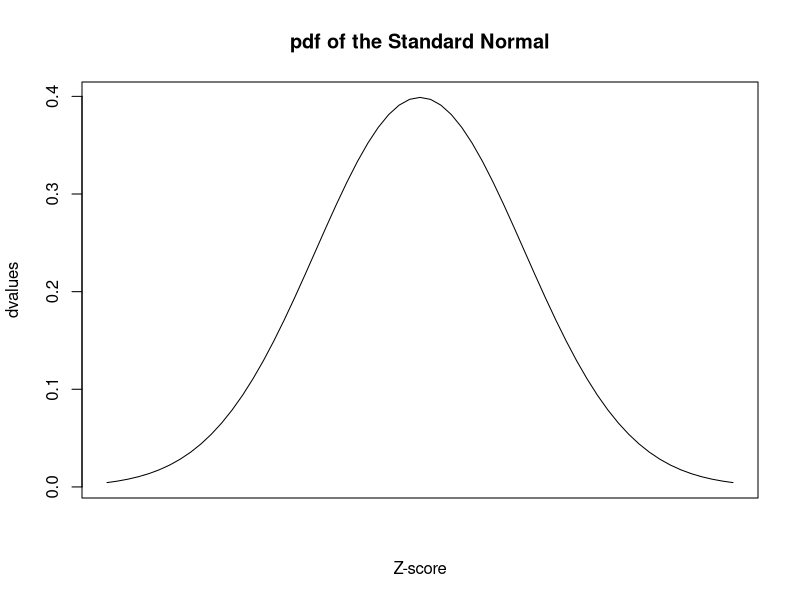

R code for this plot:
# dnorm, pnorm and qnorm

# Source: http://seankross.com/notes/dpqr/

z_scores <- seq(-3,3,by = 0.1)

dvalues <- dnorm(z_scores) # dnorm gives you the probability of a single Z score occurring

dvalues

plot(dvalues, # Plot where y = values and x = index of the value in the vector
     xaxt = "n", # Don't label the x-axis
     type = "l", # Make it a line plot
     main = "pdf of the Standard Normal",
     xlab= "Z-score") 


# pnorm gives you the integral of a Z-score --> the area under the curve up to the Z-score 
pnorm(0.5)

# qnorm --> reverse of pnorm!
quantiles <- seq(0,1, by = 0.05)

qvalues <- qnorm(quantiles)

qvalues # qnorm gives you Z-scores for a quantile, pnorm gives you probabilities for Z-scores

